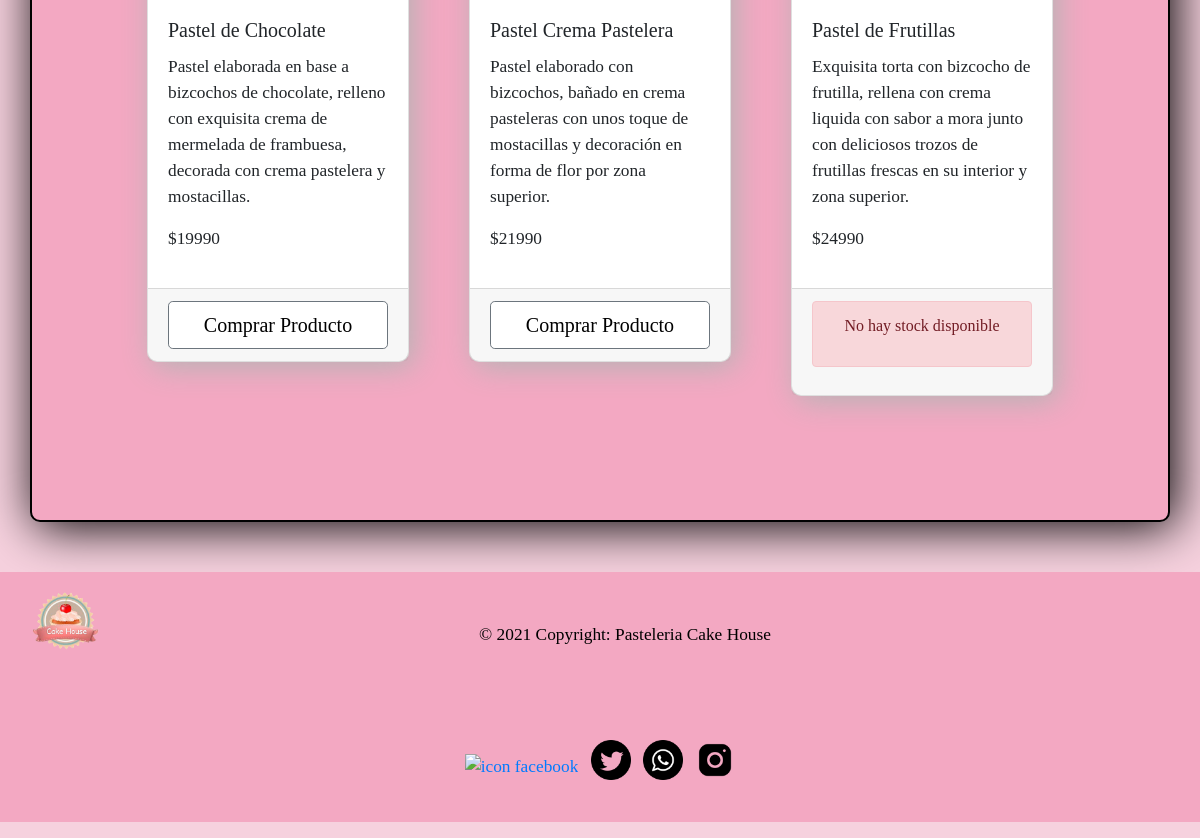
/pasteleria/menu (lower part), run on an earlier commit of the app's database.
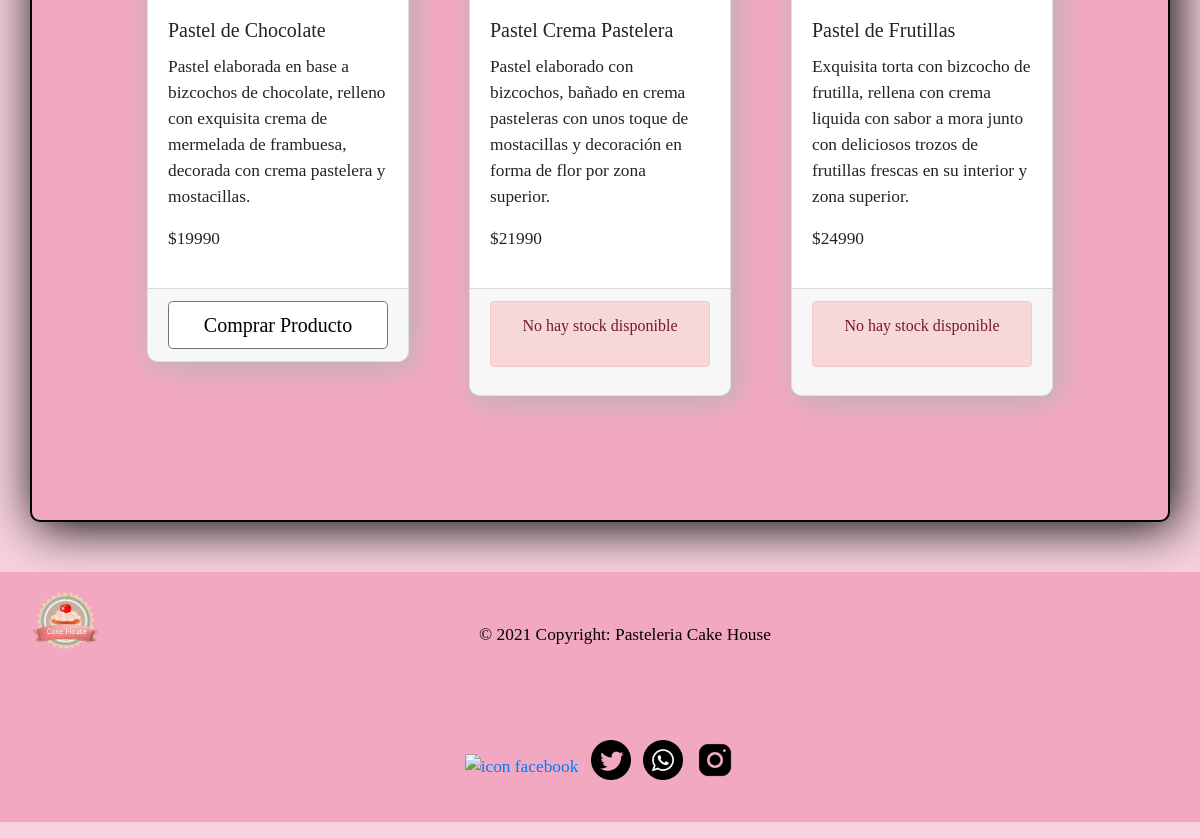
And on a later commit of the database.
### pasteleria/models.py (models this page shows, shortened)
class Producto(models.Model):
    nombre_producto = models.CharField(max_length=200)
    cantidad = models.IntegerField(default=0)
    precio = models.IntegerField(default=0)
    descripcion = models.CharField(max_length=200)

### pasteleria/views.py (the view)
# urls.py: path('menu', views.menu, name='menu'),
def menu(request):
    if request.user.is_authenticated:
        listado_producto = Producto.objects.all()
        context = {'listado_producto':listado_producto,'sesion':'Cerrar sesión'}
        return render(request,'pasteleria/menu.html',context)
    else:
        listado_producto = Producto.objects.all()
        context = {'listado_producto':listado_producto}
        return render(request,'pasteleria/menu.html',context)

### pasteleria/templates/pasteleria/menu.html (shortened to what this page needs)
{% load static %}
<!doctype html>
<html lang="en">
<head>
  <link rel="stylesheet" type="text/css" href="{% static 'pasteleria/css/bootstrap.min.css' %}">
  <link rel="stylesheet" type="text/css" href="{% static 'pasteleria/css/style_menu.css' %}">
</head>
<body>
  {% if listado_producto %}
  <div class="container">
    <div class="card-deck">
      <div class="row row-cols-1 row-cols-md-3">
        {% for p in listado_producto %}
        <div class="col mb-4">
          <div class="card">
            <div class="card-body">
              <h5 class="card-title">{{p.nombre_producto}} </h5>
              <p class="card-text">{{p.descripcion}}</p>
              <p>${{p.precio}}</p>
            </div>
            <div class="card-footer">
             <small>
               <form action="{% url 'pasteleria:producto' p.id %}">
                {% if p.cantidad == 0 %}
                <div id="alerta" class="alert alert-danger" role="alert">
                  <p class="n-stock">No hay stock disponible</p>
                </div>
                {% else %}
                 <button type="submit" class="btn btn-outline-secondary btn-lg btn-block btn-estilos" >Comprar Producto</button>
                {% endif %}
               </form>
             </small>
            </div>
          </div>
        </div>
        {% endfor %}
      </div>
    </div>
  </div>
  {% else %}
  <p>no se encontro el producto</p>
  {% endif%}
  <footer class="page-footer font-small">
    <div class="container-fluid">
      <ul class="list-unstyled list-inline text-right text-center">
        <a href=""><img id="logo-footer" src="{% static 'pasteleria/img/logo.png'%}" alt="icon logo"></a>
        <div class="footer-copyright text-center">
          <a id="letra" href="#">
            <p>© 2021 Copyright: Pasteleria Cake House</p>
          </a>
        </div>
        <li class="list-inline-item">
          <a class="btn-floating btn-fb col-sm-1">
            <p><img class="img-face" src="{% static 'pasteleria/img/incon_face.png'%}" alt="icon facebook"></p>
          </a>
        </li>
        <li class="list-inline-item ">
          <a class="btn-floating btn-tw mx-1">
            <p><img class="img-twitter" src="{% static 'pasteleria/img/icon_twitter.png'%}" alt="icon twitter"></p>
          </a>
        </li>
        <li class="list-inline-item ">
          <a class="btn-floating btn-gplus mx-1">
            <p><img class="img-wha" src="{% static 'pasteleria/img/icon_wha.png'%}" alt="icon whatsapp"></p>
          </a>
        </li>
        <li class="list-inline-item ">
          <a class="btn-floating btn-li mx-1">
            <p><img class="img-ig" src="{% static 'pasteleria/img/icon_ig.png'%}" alt="icon instagram"></p>
          </a>
        </li>
      </ul>
    </div>
  </footer>
</body>
</html

What changed in the data, as far as the page shows it:
changed Producto "Pastel Crema Pastelera": cantidad "Comprar Producto" → "No hay stock disponible"
